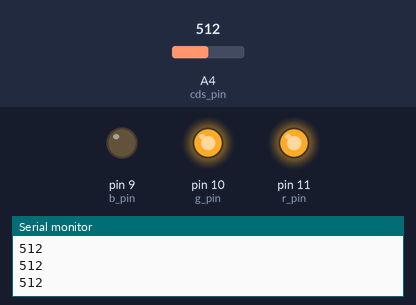
The sketch below on a simulated Arduino Uno, built with avr-gcc and run on an emulated ATmega328P. Parts: output pins drawn as LEDs (lit = HIGH), the last lines printed to the serial monitor. The test bench sets the inputs (shaded band); at power-on: A4 (cds_pin) = 512.

Above: at 1.2 s.
1.3 s: A4 (cds_pin) set to 105
2.8 s: A4 (cds_pin) set to 89
At 4.0 s:
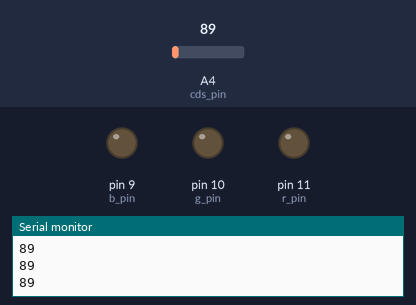
4.3 s: A4 (cds_pin) set to 110
At 5.3 s:
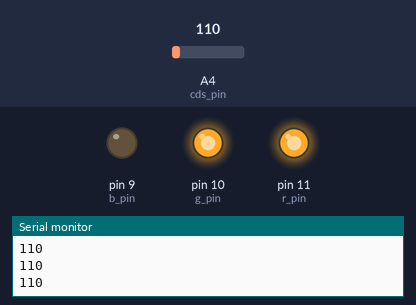
5.8 s: A4 (cds_pin) set to 90
At 6.7 s:
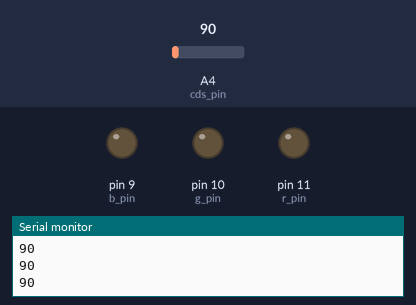
Timing chart, 0 to 8.3 s (numbered marks = the images above; inputs shaded):
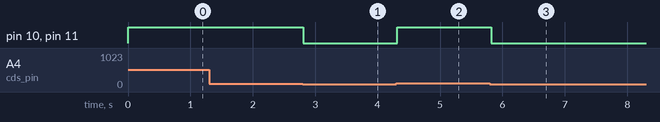

Measured:
- the behaviour switches between 101 and 100 on A4 (cds_pin) (found by bisection; images 0 and 1)
- after the input at 2.8 s, pin 10 (g_pin), pin 11 (r_pin): HIGH → LOW at once
- after the input at 4.3 s, pin 10 (g_pin), pin 11 (r_pin): LOW → HIGH at once
- after the input at 5.8 s, pin 10 (g_pin), pin 11 (r_pin): HIGH → LOW at once

The sketch:

CDS.ino
```cpp
#define cds_pin A4
#define r_pin 11
#define g_pin 10
#define b_pin 9

void setup() {
  pinMode(cds_pin, INPUT_PULLUP);
  pinMode(r_pin, OUTPUT);
  pinMode(g_pin, OUTPUT);
  pinMode(b_pin, OUTPUT);
  Serial.begin(9600);
}

void loop() {
  int val = analogRead(cds_pin);
  Serial.println(val);
  if (val > 100) {
    analogWrite(r_pin, 255);
    analogWrite(g_pin, 255);
    analogWrite(b_pin, 0);
  } else {
    analogWrite(r_pin, 0);
    analogWrite(g_pin, 0);
    analogWrite(b_pin, 0);
  }
  delay(100);
}
```
